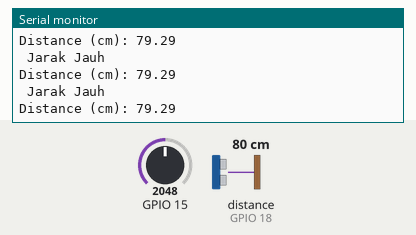
The sketch below on a simulated ESP32. Parts: the last lines printed to the serial monitor. Wiring (inferred from the names in the program): ultrasonic range finder: trigger GPIO 5; echo GPIO 18. Inputs (shaded band) come from the test bench; at power-on: distance to the obstacle (sensor on GPIO 18) 80 cm, GPIO 15 = 2048. The echo pulse lasts 58.3 µs per cm.

Above: at 1.3 s.
1.4 s: distance to the obstacle (sensor on GPIO 18) set to 2 cm
At 1.9 s:
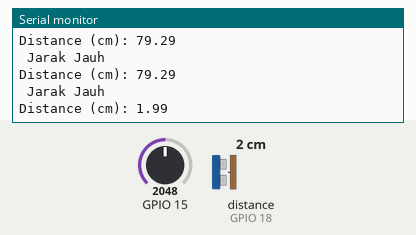
4.0 s: distance to the obstacle (sensor on GPIO 18) set to 18 cm
At 4.4 s:
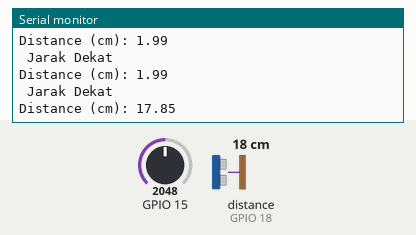
Timing chart, 0 to 7.0 s (numbered marks = the images above; inputs shaded):
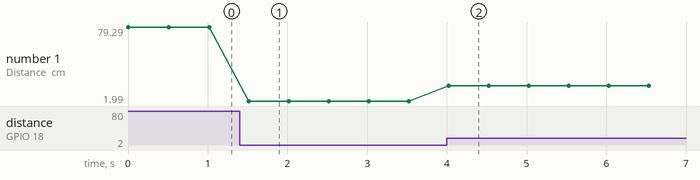

The sketch:

esp32_ultrasonik_putri.ino
```cpp
const int trigPin = 5;
const int echoPin = 18;


//define sound speed in cm/uS
#define SOUND_SPEED 0.034

long duration;
float distanceCm;
float distanceInch;

void setup() {
  Serial.begin(115200); // Starts the serial communication
  pinMode(trigPin, OUTPUT); // Sets the trigPin as an Output
  pinMode(echoPin, INPUT); // Sets the echoPin as an Input
}

void loop() {
 int bacasensor=analogRead(15);
  // Clears the trigPin
  digitalWrite(trigPin, LOW);
  delayMicroseconds(2);
  // Sets the trigPin on HIGH state for 10 micro seconds
  digitalWrite(trigPin, HIGH);
  delayMicroseconds(10);
  digitalWrite(trigPin, LOW);


  // Reads the echoPin, returns the sound wave travel time in microseconds
  duration = pulseIn(echoPin, HIGH);

  // Calculate the distance
  distanceCm = duration * SOUND_SPEED/2;

  // Convert tonches

  // Prints the distance in the Serial Monitor
  Serial.print("Distance (cm): ");
  Serial.println(distanceCm);

  delay(500);

 if ( distanceCm < 3 ){
  Serial.print (" Jarak Dekat ");
  Serial.println (" ");
  }else if (distanceCm > 10 && distanceCm < 31 ){
    Serial.print ( " Jarak Sedang ");
    Serial.println( " " );
  }else {
    Serial.print ( " Jarak Jauh ");
    Serial.println (" ");
  }
}
```

Measured:
- after the input at 1.4 s, the serial monitor: prints a new line after 0.12 s (image 1)
- after the input at 4.0 s, the serial monitor: prints a new line at once (image 2)
- plotted number 1: 79.29 → 1.99 after the input at 1.4 s, 1.99 → 17.85 after the input at 4.0 s
